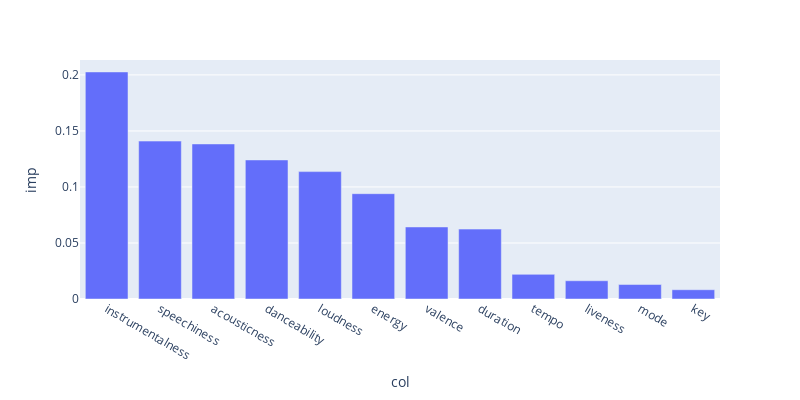

The notebook cell saved with this chart:
### Code cell
feature_imp= pd.DataFrame({'col': df[features_col].columns,'imp':rf_pipe_cv.best_estimator_.named_steps[
    'randomforestclassifier'].feature_importances_}).sort_values(by='imp',ascending=False)
px.bar(feature_imp,x = 'col', y ='imp',width=800, height=400)

### Figure 1 — Plotly figure (JSON) as saved in the notebook; plotly's stock layout.template omitted (floating-point values rounded to 4 significant figures)
{"data": [{"alignmentgroup": "True", "hovertemplate": "col=%{x}<br>imp=%{y}<extra></extra>", "legendgroup": "", "marker": {"color": "#636efa", "pattern": {"shape": ""}}, "name": "", "offsetgroup": "", "orientation": "v", "showlegend": false, "textposition": "auto", "type": "bar", "x": ["instrumentalness", "speechiness", "acousticness", "danceability", "loudness", "energy", "valence", "duration", "tempo", "liveness", "mode", "key"], "xaxis": "x", "y": [0.2027, 0.141, 0.1384, 0.1241, 0.1137, 0.09401, 0.0643, 0.06237, 0.022, 0.01629, 0.01293, 0.008281], "yaxis": "y"}], "layout": {"barmode": "relative", "height": 400, "legend": {"tracegroupgap": 0}, "margin": {"t": 60}, "width": 800, "xaxis": {"anchor": "y", "domain": [0, 1], "title": {"text": "col"}}, "yaxis": {"anchor": "x", "domain": [0, 1], "title": {"text": "imp"}}}}
